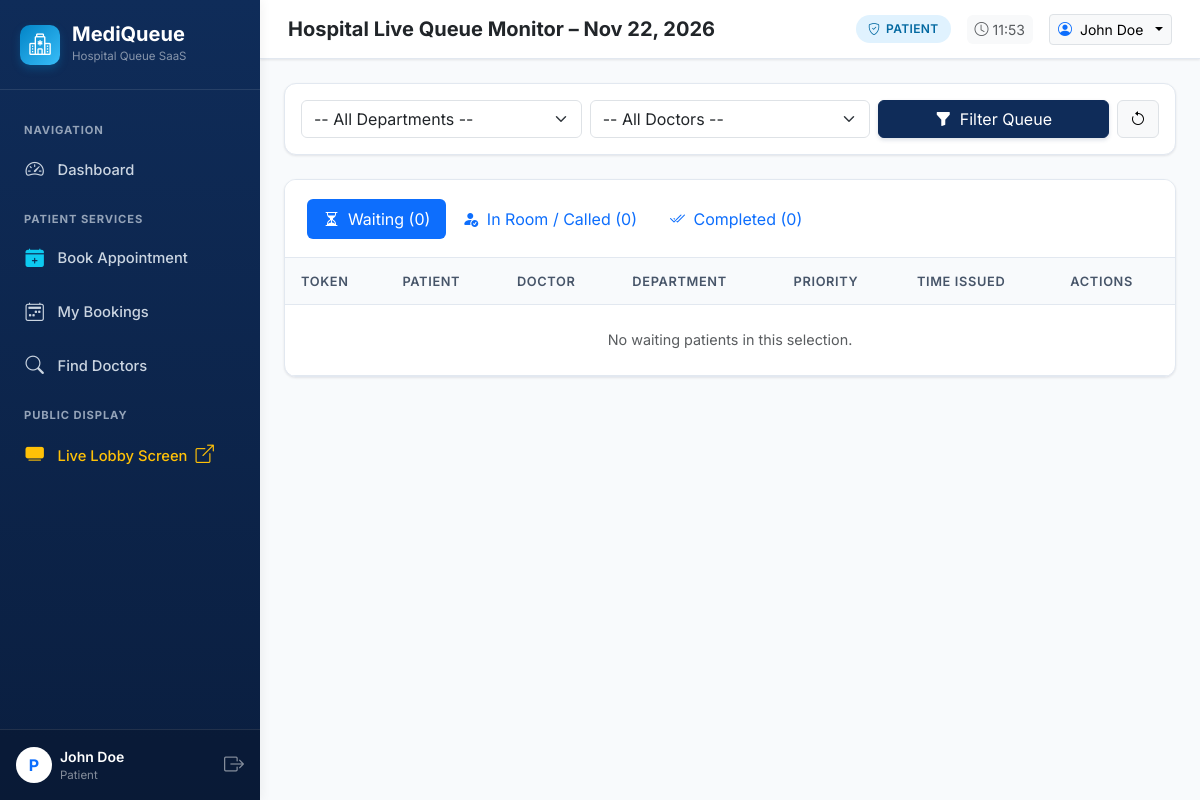
Screenshot of /queue/ (signed in) with the database file from the repository.
### accounts/models.py (models this page shows, shortened)
class CustomUser(AbstractUser):
    class Role(models.TextChoices):
        ADMIN = 'ADMIN', 'Hospital Administrator'
        DOCTOR = 'DOCTOR', 'Doctor'
        RECEPTIONIST = 'RECEPTIONIST', 'Receptionist'
        PATIENT = 'PATIENT', 'Patient'
    role = models.CharField(
        max_length=20,
        choices=Role.choices,
        default=Role.PATIENT,
        help_text="Designated user role within MediQueue"
    )
    phone_number = models.CharField(max_length=20, blank=True, help_text="Contact telephone number")
    profile_picture = models.ImageField(upload_to='profiles/', blank=True, null=True)
    @property
    def is_admin_role(self):
        return self.role == self.Role.ADMIN or self.is_superuser
    @property
    def is_doctor_role(self):
        return self.role == self.Role.DOCTOR
    @property
    def is_receptionist_role(self):
        return self.role == self.Role.RECEPTIONIST
    @property
    def is_patient_role(self):
        return self.role == self.Role.PATIENT
    @property
    def display_name(self):
        if self.first_name and self.last_name:
            if self.is_doctor_role and not self.first_name.startswith('Dr'):
                return f"Dr. {self.first_name} {self.last_name}"
            return f"{self.first_name} {self.last_name}"
        return self.username

### queue_management/views.py (the view)
# urls.py: path('', views.live_queue_list, name='live_queue'),
@login_required
def live_queue_list(request):
    dept_id = request.GET.get('department')
    doctor_id = request.GET.get('doctor')
    today = timezone.localdate()
    tokens = QueueToken.objects.filter(token_date=today).select_related('patient', 'doctor__user', 'department')
    if dept_id:
        tokens = tokens.filter(department_id=dept_id)
    if doctor_id:
        tokens = tokens.filter(doctor_id=doctor_id)
    departments = Department.objects.filter(is_active=True)
    doctors = DoctorProfile.objects.filter(is_available=True).select_related('user', 'department')
    waiting_tokens = tokens.filter(status=QueueToken.Status.WAITING).order_by('priority', 'token_sequence')
    active_tokens = tokens.filter(status__in=[QueueToken.Status.CALLED, QueueToken.Status.IN_CONSULTATION])
    completed_tokens = tokens.filter(status=QueueToken.Status.COMPLETED).order_by('-completed_at')
    return render(request, 'queue_management/live_queue.html', {
        'waiting_tokens': waiting_tokens,
        'active_tokens': active_tokens,
        'completed_tokens': completed_tokens,
        'departments': departments,
        'doctors': doctors,
        'selected_dept': int(dept_id) if dept_id and dept_id.isdigit() else None,
        'selected_doc': int(doctor_id) if doctor_id and doctor_id.isdigit() else None,
        'today': today,
    })

### templates/queue_management/live_queue.html (shortened to what this page needs)
{% extends 'dashboard_base.html' %}
{% block page_title %}Hospital Live Queue Monitor – {{ today|date:"M d, Y" }}{% endblock %}
{% block dashboard_content %}
<div class="mq-card p-3 mb-4">
  <form method="get" class="row g-2 align-items-center">
    <div class="col-md-4">
      <select name="department" class="form-select">
        <option value="">-- All Departments --</option>
      </select>
    </div>
    <div class="col-md-4">
      <select name="doctor" class="form-select">
        <option value="">-- All Doctors --</option>
      </select>
    </div>
    <div class="col-md-4 d-flex gap-2">
      <button type="submit" class="btn btn-primary w-100"><i class="bi bi-funnel-fill me-1"></i> Filter Queue</button>
      <a href="{% url 'queue_management:live_queue' %}" class="btn btn-light border" title="Reset Filters"><i class="bi bi-arrow-counterclockwise"></i></a>
    </div>
  </form>
</div>
<div class="mq-card">
  <div class="mq-card-header">
    <ul class="nav nav-pills card-header-pills" id="queueTabs">
      <li class="nav-item">
        <button class="nav-link active" data-bs-toggle="tab" data-bs-target="#tabWaiting">
          <i class="bi bi-hourglass-split me-1"></i> Waiting ({{ waiting_tokens|length }})
        </button>
      </li>
      <li class="nav-item">
        <button class="nav-link" data-bs-toggle="tab" data-bs-target="#tabActive">
          <i class="bi bi-person-fill-check me-1"></i> In Room / Called ({{ active_tokens|length }})
        </button>
      </li>
      <li class="nav-item">
        <button class="nav-link" data-bs-toggle="tab" data-bs-target="#tabCompleted">
          <i class="bi bi-check2-all me-1"></i> Completed ({{ completed_tokens|length }})
        </button>
      </li>
    </ul>
  </div>
  <div class="tab-content">
    <div class="tab-pane fade show active" id="tabWaiting">
      <div class="table-responsive">
        <table class="mq-table">
          <thead>
            <tr>
              <th>Token</th>
              <th>Patient</th>
              <th>Doctor</th>
              <th>Department</th>
              <th>Priority</th>
              <th>Time Issued</th>
              <th>Actions</th>
            </tr>
          </thead>
          <tbody>
            {% for tok in waiting_tokens %}
              <tr class="{% if tok.is_emergency %}table-danger{% endif %}">
                <td>
                  <a href="{% url 'queue_management:token_detail' tok.id %}" class="fw-bold {% if tok.is_emergency %}text-danger{% else %}text-primary{% endif %} text-decoration-none">
                    {{ tok.token_number }}
                  </a>
                </td>
                <td>
                  <div class="fw-semibold">{{ tok.patient.display_name }}</div>
                  <div class="small text-muted">{{ tok.patient.phone_number }}</div>
                </td>
                <td>{{ tok.doctor.full_name }}</td>
                <td><span class="badge bg-light text-dark border">{{ tok.department.name }}</span></td>
                <td>
                  {% if tok.is_emergency %}
                    <span class="badge bg-danger text-white"><i class="bi bi-exclamation-triangle-fill"></i> EMERGENCY</span>
                  {% else %}
                    <span class="badge bg-secondary-subtle text-secondary">Normal</span>
                  {% endif %}
                </td>
                <td class="text-muted">{{ tok.created_at|time:"H:i" }}</td>
                <td>
                  <a href="{% url 'queue_management:token_detail' tok.id %}" class="btn btn-sm btn-outline-secondary">
                    <i class="bi bi-eye"></i> View Pass
                  </a>
                </td>
              </tr>
            {% empty %}
              <tr>
                <td colspan="7" class="text-center py-4 text-muted">No waiting patients in this selection.</td>
              </tr>
            {% endfor %}
          </tbody>
        </table>
      </div>
    </div>
  </div>
</div>
{% endblock %}

### templates/dashboard_base.html (shortened to what this page needs)
{% extends 'base.html' %}
{% load static %}
{% block root_content %}
<div class="app-wrapper">
  <aside class="app-sidebar">
    <a href="{% url 'dashboard:index' %}" class="sidebar-brand">
      <div class="sidebar-brand-icon">
        <i class="bi bi-hospital"></i>
      </div>
      <div>
        <div class="fw-bold fs-5 lh-1">MediQueue</div>
        <div class="small text-white-50 mt-1" style="font-size: 0.72rem;">Hospital Queue SaaS</div>
      </div>
    </a>
    <ul class="sidebar-menu">
      <li class="sidebar-heading">Navigation</li>
      <li class="sidebar-item">
        <a href="{% url 'dashboard:index' %}" class="sidebar-link {% if request.resolver_match.url_name in 'admin,doctor,receptionist,patient,index' %}active{% endif %}">
          <i class="bi bi-speedometer2"></i>
          <span>Dashboard</span>
        </a>
      </li>
      {% if is_admin %}
        <li class="sidebar-heading">Hospital Administration</li>
        <li class="sidebar-item">
          <a href="{% url 'doctors:doctor_list' %}" class="sidebar-link">
            <i class="bi bi-person-badge"></i>
            <span>Doctors</span>
          </a>
        </li>
        <li class="sidebar-item">
          <a href="{% url 'doctors:department_list' %}" class="sidebar-link">
            <i class="bi bi-diagram-3"></i>
            <span>Departments</span>
          </a>
        </li>
        <li class="sidebar-item">
          <a href="{% url 'patients:patient_list' %}" class="sidebar-link">
            <i class="bi bi-people"></i>
            <span>Patients</span>
          </a>
        </li>
        <li class="sidebar-item">
          <a href="{% url 'appointments:appointment_list' %}" class="sidebar-link">
            <i class="bi bi-calendar2-check"></i>
            <span>Appointments</span>
          </a>
        </li>
        <li class="sidebar-item">
          <a href="{% url 'queue_management:live_queue' %}" class="sidebar-link">
            <i class="bi bi-list-ol"></i>
            <span>Queue Monitor</span>
          </a>
        </li>
        <li class="sidebar-item">
          <a href="{% url 'hospital_resources:resource_list' %}" class="sidebar-link">
            <i class="bi bi-door-open"></i>
            <span>Hospital Resources</span>
          </a>
        </li>
        <li class="sidebar-item">
          <a href="/admin/" target="_blank" class="sidebar-link text-white-50">
            <i class="bi bi-shield-lock"></i>
            <span>Django Admin</span>
          </a>
        </li>
      {% elif is_patient %}
        <li class="sidebar-heading">Patient Services</li>
        <li class="sidebar-item">
          <a href="{% url 'appointments:book_appointment' %}" class="sidebar-link">
            <i class="bi bi-calendar-plus-fill text-info"></i>
            <span>Book Appointment</span>
          </a>
        </li>
        <li class="sidebar-item">
          <a href="{% url 'appointments:appointment_list' %}" class="sidebar-link">
            <i class="bi bi-calendar2-week"></i>
            <span>My Bookings</span>
          </a>
        </li>
        <li class="sidebar-item">
          <a href="{% url 'doctors:doctor_list' %}" class="sidebar-link">
            <i class="bi bi-search"></i>
            <span>Find Doctors</span>
          </a>
        </li>
      {% endif %}
      <li class="sidebar-heading">Public Display</li>
      <li class="sidebar-item">
        <a href="{% url 'queue_management:public_display_board' %}" target="_blank" class="sidebar-link text-warning">
          <i class="bi bi-tv-fill"></i>
          <span>Live Lobby Screen <i class="bi bi-box-arrow-up-right ms-1 small"></i></span>
        </a>
      </li>
    </ul>
    <div class="sidebar-footer">
      <div class="d-flex align-items-center gap-2">
        <div class="avatar bg-white text-primary rounded-circle d-flex align-items-center justify-content-center fw-bold" style="width: 36px; height: 36px;">
          {{ user.username|slice:":1"|upper }}
        </div>
        <div class="flex-grow-1 overflow-hidden">
          <div class="small fw-semibold text-truncate text-white">{{ user.display_name }}</div>
          <div class="text-white-50 text-truncate" style="font-size: 0.72rem;">{{ user.get_role_display }}</div>
        </div>
        <a href="{% url 'accounts:logout' %}" class="text-white-50 hover-white" title="Sign Out">
          <i class="bi bi-box-arrow-right fs-5"></i>
        </a>
      </div>
    </div>
  </aside>
  <div class="app-main">
    <header class="app-topbar">
      <div class="d-flex align-items-center gap-3">
        <h5 class="mb-0 fw-bold text-dark d-none d-sm-block">{% block page_title %}Dashboard{% endblock %}</h5>
      </div>
      <div class="d-flex align-items-center gap-3">
        <span class="role-badge role-badge-{{ user.role|lower }}">
          <i class="bi bi-shield-check"></i> {{ user.get_role_display }}
        </span>
        <div class="d-none d-md-flex align-items-center gap-1 text-muted small bg-light px-2 py-1 rounded">
          <i class="bi bi-clock"></i>
          <span id="topbarClock">{% now "H:i" %}</span>
        </div>
        <div class="dropdown">
          <button class="btn btn-sm btn-light border dropdown-toggle d-flex align-items-center gap-2" type="button" data-bs-toggle="dropdown">
            <i class="bi bi-person-circle text-primary"></i>
            <span class="d-none d-md-inline">{{ user.display_name }}</span>
          </button>
        </div>
      </div>
    </header>
    <main class="flex-grow-1 p-3 p-md-4">
      {% block dashboard_content %}{% endblock %}
    </main>
  </div>
</div>
{% endblock %}

### rows the page displays
CustomUser: username "P", display_name "John Doe", role "Patient", role "PATIENT"

### other values shown
{{ today|date:"M d, Y" }} "Nov 22, 2026"
{{ waiting_tokens|length }} "0"
{{ active_tokens|length }} "0"
{{ completed_tokens|length }} "0"
